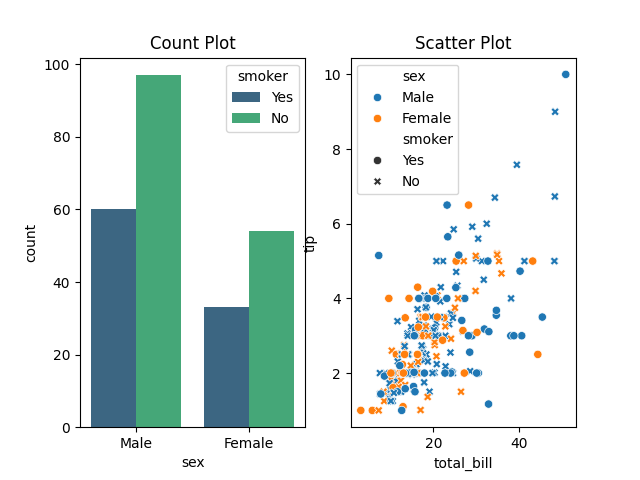

The Python source for this figure:
import matplotlib.pyplot as plt
import seaborn as sns
t=sns.load_dataset("tips")
print(t.head())
print(t.shape)

plt.subplot(1,2,1)
plt.title("Count Plot")
sns.countplot(x="sex",data=t ,hue="smoker",palette="viridis")
plt.subplot(1,2,2)
plt.title("Scatter Plot")
sns.scatterplot(x=t["total_bill"], y=t["tip"],hue=t["sex"],style=t["smoker"])
plt.savefig("seaborn_example.png")
plt.show()
